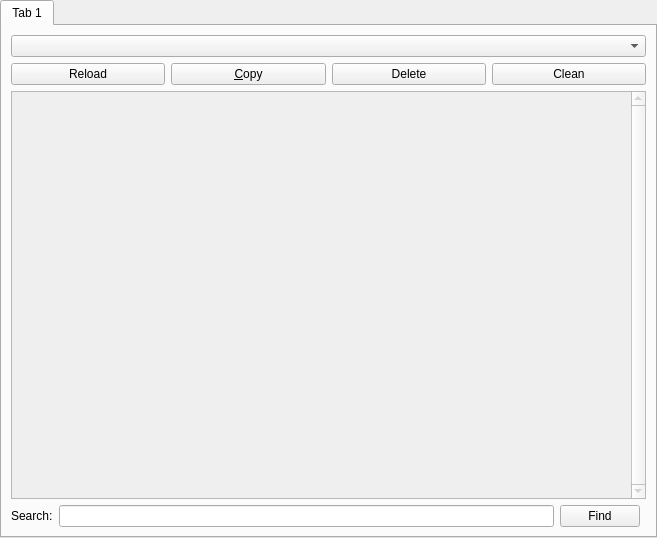
<?xml version="1.0" encoding="UTF-8"?>
<ui version="4.0">
 <class>OtherLogsPage</class>
 <widget class="QWidget" name="OtherLogsPage">
  <property name="geometry">
   <rect>
    <x>0</x>
    <y>0</y>
    <width>657</width>
    <height>538</height>
   </rect>
  </property>
  <layout class="QVBoxLayout" name="verticalLayout_2">
   <property name="leftMargin">
    <number>0</number>
   </property>
   <property name="topMargin">
    <number>0</number>
   </property>
   <property name="rightMargin">
    <number>0</number>
   </property>
   <property name="bottomMargin">
    <number>0</number>
   </property>
   <item>
    <widget class="QTabWidget" name="tabWidget">
     <property name="currentIndex">
      <number>0</number>
     </property>
     <widget class="QWidget" name="tab">
      <attribute name="title">
       <string notr="true">Tab 1</string>
      </attribute>
      <layout class="QGridLayout" name="gridLayout_2">
       <item row="2" column="1">
        <widget class="QLineEdit" name="searchBar"/>
       </item>
       <item row="2" column="2">
        <widget class="QPushButton" name="findButton">
         <property name="text">
          <string>Find</string>
         </property>
        </widget>
       </item>
       <item row="1" column="0" colspan="4">
        <widget class="QPlainTextEdit" name="text">
         <property name="enabled">
          <bool>false</bool>
         </property>
         <property name="verticalScrollBarPolicy">
          <enum>Qt::ScrollBarAlwaysOn</enum>
         </property>
         <property name="readOnly">
          <bool>true</bool>
         </property>
         <property name="textInteractionFlags">
          <set>Qt::LinksAccessibleByKeyboard|Qt::LinksAccessibleByMouse|Qt::TextBrowserInteraction|Qt::TextSelectableByKeyboard|Qt::TextSelectableByMouse</set>
         </property>
        </widget>
       </item>
       <item row="0" column="0" colspan="4">
        <layout class="QGridLayout" name="gridLayout">
         <item row="3" column="0">
          <widget class="QPushButton" name="btnReload">
           <property name="text">
            <string>Reload</string>
           </property>
          </widget>
         </item>
         <item row="3" column="2">
          <widget class="QPushButton" name="btnDelete">
           <property name="toolTip">
            <string>Clear the log</string>
           </property>
           <property name="text">
            <string>Delete</string>
           </property>
          </widget>
         </item>
         <item row="3" column="1">
          <widget class="QPushButton" name="btnCopy">
           <property name="toolTip">
            <string>Copy the whole log into the clipboard</string>
           </property>
           <property name="text">
            <string>&amp;Copy</string>
           </property>
          </widget>
         </item>
         <item row="3" column="3">
          <widget class="QPushButton" name="btnClean">
           <property name="toolTip">
            <string>Clear the log</string>
           </property>
           <property name="text">
            <string>Clean</string>
           </property>
          </widget>
         </item>
         <item row="0" column="0" colspan="4">
          <widget class="QComboBox" name="selectLogBox">
           <property name="sizePolicy">
            <sizepolicy hsizetype="Expanding" vsizetype="Fixed">
             <horstretch>0</horstretch>
             <verstretch>0</verstretch>
            </sizepolicy>
           </property>
          </widget>
         </item>
        </layout>
       </item>
       <item row="2" column="0">
        <widget class="QLabel" name="label">
         <property name="text">
          <string>Search:</string>
         </property>
        </widget>
       </item>
      </layout>
     </widget>
    </widget>
   </item>
  </layout>
 </widget>
 <tabstops>
  <tabstop>tabWidget</tabstop>
  <tabstop>selectLogBox</tabstop>
  <tabstop>btnReload</tabstop>
  <tabstop>btnCopy</tabstop>
  <tabstop>btnDelete</tabstop>
  <tabstop>btnClean</tabstop>
  <tabstop>text</tabstop>
  <tabstop>searchBar</tabstop>
  <tabstop>findButton</tabstop>
 </tabstops>
 <resources/>
 <connections/>
</ui>
